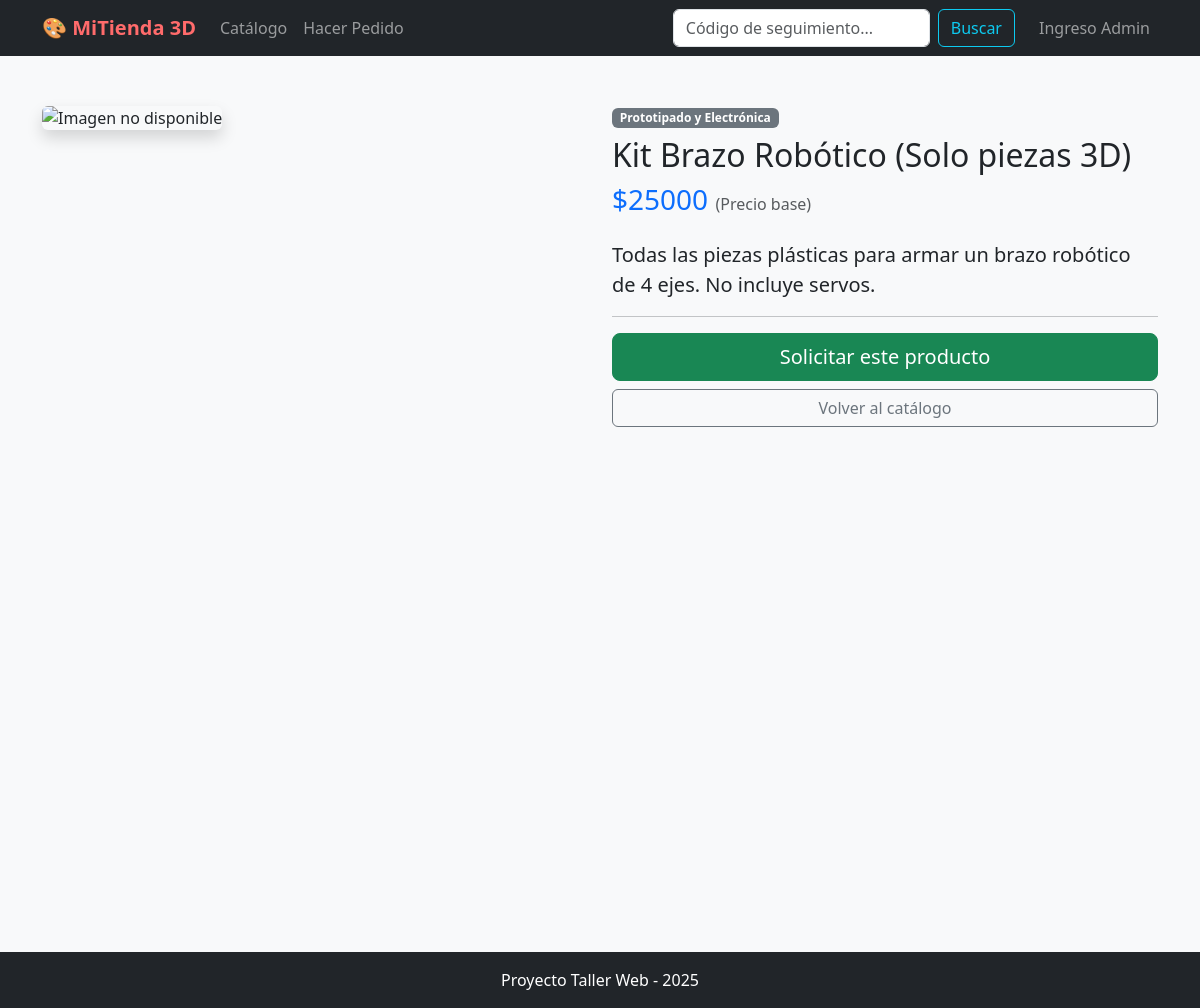
/producto/4/, run on the app's committed database.
### store/models.py (models this page shows, shortened)
class Producto(models.Model):
    nombre = models.CharField(max_length=100)
    descripcion = models.TextField()
    categoria = models.ForeignKey(Categoria, on_delete=models.CASCADE)
    precio_base = models.IntegerField()
    imagen = models.ImageField(upload_to='productos/', null=True, blank=True)
    destacado = models.BooleanField(default=False) # Para funcionalidad extra

class Categoria(models.Model):
    nombre = models.CharField(max_length=100)

### store/views.py (the view)
# urls.py: path('producto/<int:pk>/', views.detalle_producto, name='detalle'),
def detalle_producto(request, pk):
    producto = get_object_or_404(Producto, pk=pk)
    return render(request, 'store/detalle.html', {'producto': producto})

### store/templates/store/detalle.html
{% extends 'store/base.html' %}
{% load static %}  {% block content %}
<div class="row mt-5">
    <div class="col-md-6">
        {% if producto.imagen %}
            <img src="{{ producto.imagen.url }}" class="img-fluid rounded shadow" alt="{{ producto.nombre }}">
        {% else %}
            <img src="{% static 'store/img/placeholder.png' %}" class="img-fluid rounded shadow" alt="Imagen no disponible">
        {% endif %}
    </div>
    <div class="col-md-6">
        <span class="badge bg-secondary mb-2">{{ producto.categoria.nombre }}</span>
        <h2>{{ producto.nombre }}</h2>
        <h3 class="text-primary mb-4">${{ producto.precio_base }} <small class="text-muted fs-6">(Precio base)</small></h3>
        <p class="lead">{{ producto.descripcion }}</p>
        <hr>
        <div class="d-grid gap-2">
            <a href="{% url 'crear_pedido' %}?producto={{ producto.id }}" class="btn btn-success btn-lg">
                Solicitar este producto
            </a>
            <a href="{% url 'catalogo' %}" class="btn btn-outline-secondary">Volver al catálogo</a>
        </div>
    </div>
</div>
{% endblock %}

### store/templates/store/base.html (style rules this page uses)
body { background-color: #f8f9fa; }

### data on the page
Producto: categoria.nombre "Prototipado y Electrónica", nombre "Kit Brazo Robótico (Solo piezas 3D)", precio_base "25000", descripcion "Todas las piezas plásticas para armar un brazo robótico de 4 ejes. No incluye servos."
